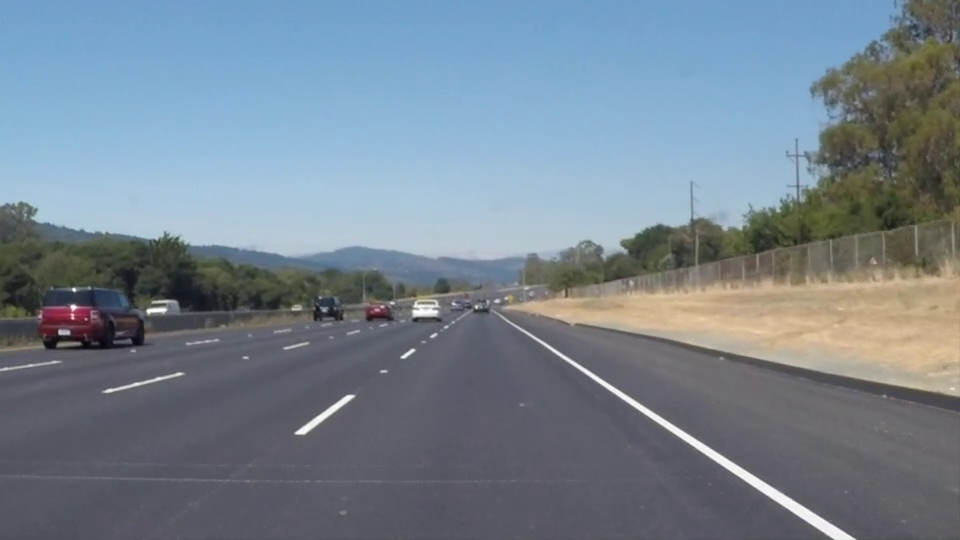
#> input picture debug/road.png, 960 x 540 px
$ python test.py   (older library calls are emulated)
#> lines starting #> are read from the running program, lines starting #| are printed output that depends on the picture; after the words box and inside, x2 and y2 are one past the last pixel; in counts of white or black regions, pixels touching at a corner belong together
import torch as t
import time
import numpy as np
import cv2
import scipy.misc
import matplotlib.pyplot as plt
# In [22]:
# a = t.arange(0, 6)
# # b = a.view(2, 3)
# # print(b)
# # # Out[22]:
# # tensor([[ 0.,  1.,  2.],
# #         [ 3.,  4.,  5.]])
# # # In [23]:
# b = a.view(-1, 3) # 当某一维为-1的时候，会自动计算它的大小
# # b.shape
# # # Out[23]:
# # torch.Size([2, 3])
# # # In [24]:
#  # 注意形状，在第1维（下标从0开始）上增加“１”
# # #等价于 b[:,None]
# c = b.view(1, 1, 1, 2, 3)
# c.squeeze(0) # 压缩第0维的“１”
# print(c.squeeze().size())
#

# 两种统计时间方法 + love小trick
# start = cv2.getTickCount()
# # start = time.clock()
# better_girl = 0
# love = False
# time_ = 1314
# if better_girl != 0:
#     print("I have no girlfriend,and I will have")
# else:
#     for i in range(time_):
#         if love == True:
#             print("I always have a girlfriend")
#         else:
#             print("I need find a better girl")
# # end =time.clock()
# end = cv2.getTickCount()
#
# time2 = start-end
# print('------------------'+str(time2/cv2.getTickFrequency()))

# img = cv2.imread("1.jpg",1)
#
# cv2.namedWindow("demo",cv2.WINDOW_NORMAL)
# cv2.imshow("demo",img)
# s = cv2.waitKey(50000)
#
# if s == ord('s'):
#     print("it's ok")
#     cv2.imwrite("./1.bmp",img)
# img = scipy.misc.face(gray=False)
# img1 = cv2.cvtColor(img,cv2.COLOR_BGR2RGB)
# plt.subplot(121)
# plt.xticks([]), plt.yticks([]) # 隐藏x和y轴
# plt.imshow(img)
# plt.subplot(122)
# plt.xticks([]), plt.yticks([]) # 隐藏x和y轴
# plt.imshow(img1)
# plt.show()
# # cv2.namedWindow("22",cv2.WINDOW_NORMAL)
# cv2.imshow("22",img1)
# s = cv2.waitKey(10000)
# if s == ord('s'):
#     cv2.imwrite('successed.png',img1)


# img = scipy.misc.face(gray=True)

# img = cv2.cvtColor(pic,cv2.COLOR_BGR2GRAY)

# ret, thed = cv2.threshold(img,0,255,cv2.THRESH_OTSU + cv2.THRESH_BINARY)
# # thed = cv2.adaptiveThreshold(img, 255, cv2.ADAPTIVE_THRESH_GAUSSIAN_C, cv2.THRESH_BINARY, 17, 6)
#
# # print(img.shape)
# plt.imshow(thed,cmap='gray')
# plt.show()
# cv2.imshow('demo',thed)
# cv2.waitKey(0)
# 缩放
# res = cv2.resize(img,None,fx=0.5,fy=0.5,interpolation=cv2.INTER_LINEAR)
#
# # 反转
# # res = cv2.flip(img,-1)
#
# # 平移
# # row,col = img.shape[:2]
# # M = np.float32([[1,0,50],[0,1,100]])
# # res = cv2.warpAffine(img,M,(col,row))\
#
# row,col = img.shape[:2]
# M = cv2.getRotationMatrix2D((col/2, row/2),45,0.5)
# res = cv2.warpAffine(img,M,(col,row))
# cv2.imshow('demo',res)
# cv2.waitKey(0)

# img = np.zeros((400,300),dtype=np.uint8)
# # cv2.circle(img,(img.shape[1]//2,img.shape[0]//2),img.shape[1]//3,(255,0,0),thickness=-1)
# # cv2.putText(img,'test',(22,22),cv2.FONT_HERSHEY_SIMPLEX,1,(255,255,255),1)
#
# point = np.array([[11,11],[101,101],[222,111],[222,222]],dtype=np.int32())
# pts = point.reshape((-1, 1, 2))
# cv2.polylines(img, [pts], True, (255, 255, 255))
# cv2.imshow("black",img)
# cv2.waitKey(0)

import cv2
import numpy as np
# [151 lines of commented-out code are left out]
img = cv2.imread('./debug/road.png',1)
#> img is the input picture: shape (540, 960, 3); mean B, G, R 143.7, 131.5, 118.3
h,w = img.shape[:2]
#> h = 540; w = 960
gray = cv2.cvtColor(img,cv2.COLOR_BGR2GRAY)
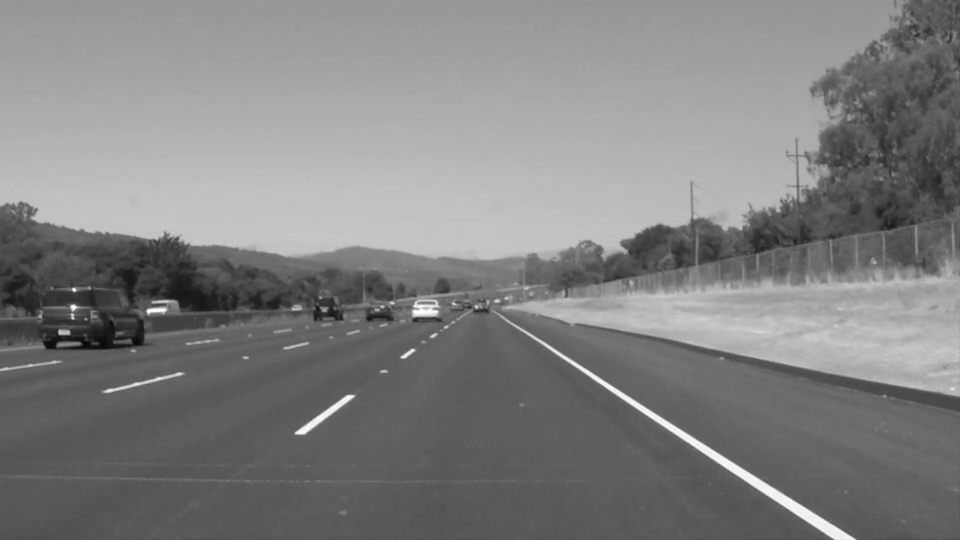
#> gray: shape (540, 960); min 4, max 255, mean 128.9
_,thres = cv2.threshold(gray,200,255,cv2.THRESH_BINARY)
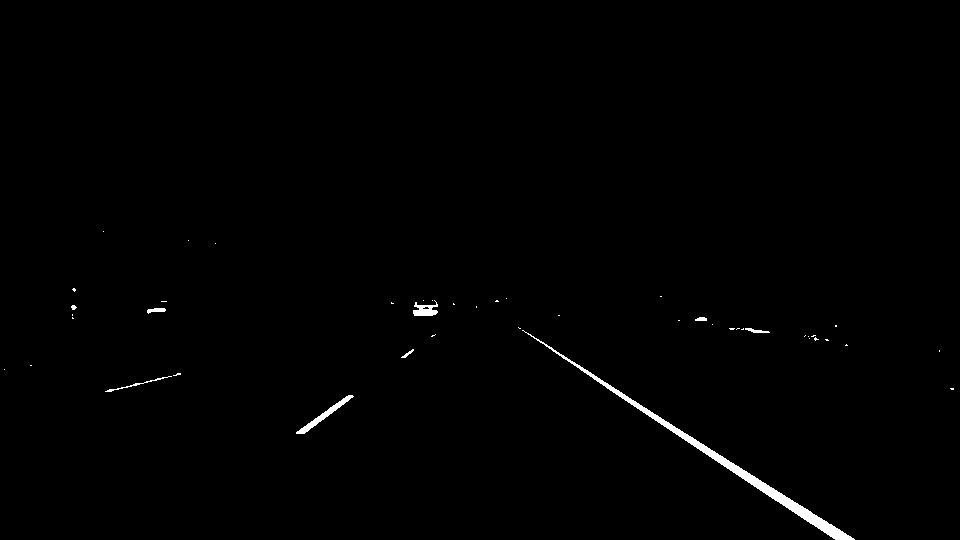
#> thres: shape (540, 960); 0.67% white; 45 white regions (36 under 20 px), largest, box (x1, y1, x2, y2) and area: (522, 330, 855, 540) 2426, (296, 395, 354, 434) 358, (413, 300, 438, 316) 232
# hsv = cv2.cvtColor(img,cv2.COLOR_BGR2HSV)
#
gray_ = cv2.cvtColor(thres,cv2.COLOR_GRAY2BGR)

point_res = np.array([[410 + 1,346],[551,346],[293,432],[684,427]],dtype=np.float32())
point_dst = np.array([[w * 4/7,h * 4/7],[w * 5/7,h * 4/7],[w * 4/7,h * 6/7],[w * 5/7,h * 6/7]],dtype=np.float32())
M = cv2.getPerspectiveTransform(point_res, point_dst)
res= cv2.warpPerspective(img, M,(w,h))
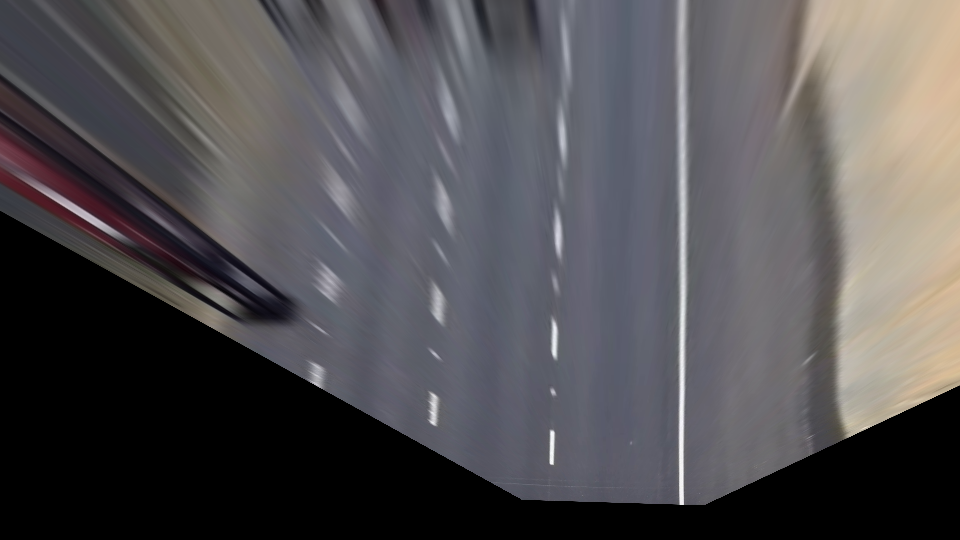
#> res: shape (540, 960, 3); mean B, G, R 82.7, 80.3, 82.6
res_gray = cv2.warpPerspective(gray_, M,(w,h))

res_gray = cv2.Canny(res_gray,200,30)
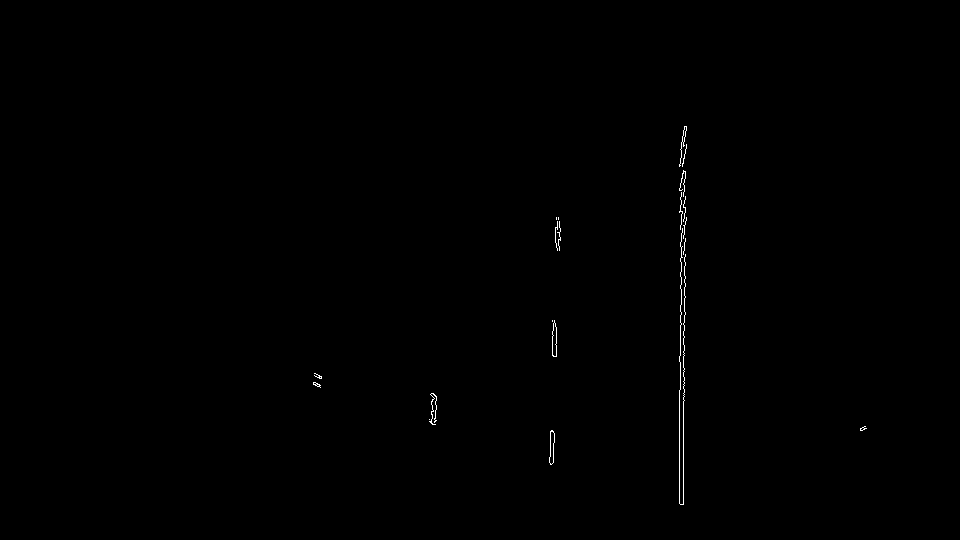
#> res_gray: shape (540, 960); 0.22% white in thin lines or dots, all inside (x1, y1, x2, y2) = (313, 126, 867, 505)
res_gray = cv2.cvtColor(res_gray,cv2.COLOR_GRAY2BGR)
# print(res_gray.shape)
# plt.imshow(res_gray)
# plt.show()
res_gray_ = np.copy(res_gray)
# [21 lines of commented-out code are left out]
lines = cv2.HoughLinesP(res_gray[:,:,0], 23 , np.pi / 180 ,1,minLineLength= 20,maxLineGap= 80)
#> lines = 24 rows, first 6: [683, 504, 683, 130], [554, 442, 554, 320], [432, 424, 432, 393], [679, 469, 680, 504], [435, 424, 436, 396], [684, 126, 685, 153]
print(len(lines))
#| 24
for line in lines:
    x1,y1,x2,y2 = line[0]
    cv2.line(res_gray,(x1,y1),(x2,y2),(0,255,0),2,lineType=cv2.LINE_AA)
#> this loop made 24 passes
#> (x1, y1, x2, y2) on passes 1 to 12: (683, 504, 683, 130), (554, 442, 554, 320), (432, 424, 432, 393), (679, 469, 680, 504), (435, 424, 436, 396), (684, 126, 685, 153), (557, 250, 559, 221), (555, 237, 558, 217), (681, 211, 684, 188), (679, 359, 684, 336), (550, 464, 553, 443), (679, 211, 685, 171)
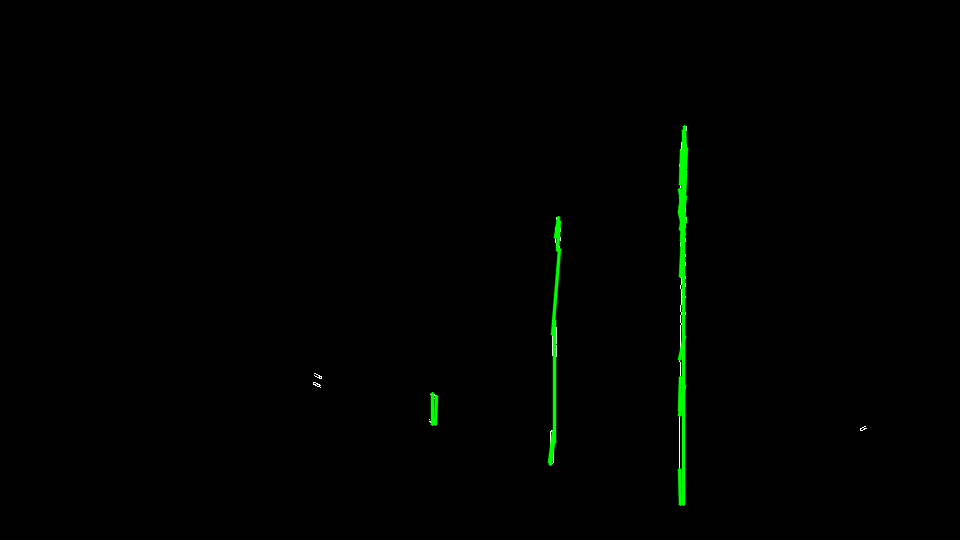
#> res_gray: shape (540, 960, 3); mean B, G, R 0.1, 1.8, 0.1
# hough_res_ = cv2.cvt

# print(lines.shape)
lines = np.squeeze(lines,axis=1)
# print(lines.shape)
_,lines_, = np.split(lines,[2],1)
#> lines_ = 24 rows, first 8: [683, 130], [554, 320], [432, 393], [680, 504], [436, 396], [685, 153], [559, 221], [558, 217]
x,y = 0,0
print(lines_[:,0])
#| [683 554 432 680 436 685 559 558 684 684 553 685 684 684 684 553 685 685
#|  684 685 680 559 686 681]
print(np.where(lines_[:,0] < w //2))
#| (array([2, 4]),)
print(lines_.shape)
#| (24, 2)
x_,y_ = np.split(lines_,[1],1)
#> x_ = 24 values, max 686 at index 22, min 432 at index 2, mean 631; y_ = 24 values, max 504 at index 3, min 130 at index 0, mean 270.1
# print(x_.shape)
np.squeeze(x_,axis=1)
# print(x_.shape)
np.squeeze(y_,axis=1)
# print(y_.shape)
# i = 0
for i in range(len(lines_)):
    x1,y1 = x_[i],y_[i]
    # x1,y1 = x_[i],y[i]
    if y1 == min(lines_[:,1]):
    # if x1 == min(x_):
        print('mins:',x1)
#> (the run stopped early here; a loop or call above may not have finished)
